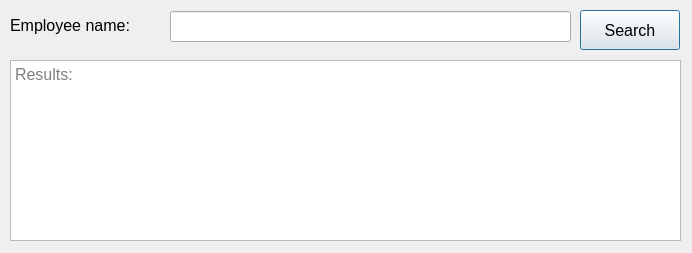
<?xml version="1.0" encoding="UTF-8"?>
<ui version="4.0">
 <class>MainWindow</class>
 <widget class="QMainWindow" name="MainWindow">
  <property name="geometry">
   <rect>
    <x>0</x>
    <y>0</y>
    <width>692</width>
    <height>253</height>
   </rect>
  </property>
  <property name="sizePolicy">
   <sizepolicy hsizetype="Minimum" vsizetype="Minimum">
    <horstretch>1</horstretch>
    <verstretch>1</verstretch>
   </sizepolicy>
  </property>
  <property name="minimumSize">
   <size>
    <width>692</width>
    <height>253</height>
   </size>
  </property>
  <property name="windowTitle">
   <string>Employee Search</string>
  </property>
  <property name="layoutDirection">
   <enum>Qt::RightToLeft</enum>
  </property>
  <widget class="QWidget" name="centralwidget">
   <widget class="QLabel" name="label">
    <property name="geometry">
     <rect>
      <x>10</x>
      <y>10</y>
      <width>161</width>
      <height>31</height>
     </rect>
    </property>
    <property name="font">
     <font>
      <pointsize>12</pointsize>
     </font>
    </property>
    <property name="text">
     <string>Employee name:</string>
    </property>
   </widget>
   <widget class="QLineEdit" name="editEmployeeName">
    <property name="geometry">
     <rect>
      <x>170</x>
      <y>11</y>
      <width>401</width>
      <height>31</height>
     </rect>
    </property>
    <property name="sizePolicy">
     <sizepolicy hsizetype="Expanding" vsizetype="Fixed">
      <horstretch>1</horstretch>
      <verstretch>1</verstretch>
     </sizepolicy>
    </property>
    <property name="minimumSize">
     <size>
      <width>401</width>
      <height>31</height>
     </size>
    </property>
    <property name="font">
     <font>
      <pointsize>12</pointsize>
     </font>
    </property>
    <property name="maxLength">
     <number>40</number>
    </property>
    <property name="frame">
     <bool>true</bool>
    </property>
    <property name="dragEnabled">
     <bool>true</bool>
    </property>
    <property name="clearButtonEnabled">
     <bool>true</bool>
    </property>
   </widget>
   <widget class="QPlainTextEdit" name="textResults">
    <property name="geometry">
     <rect>
      <x>10</x>
      <y>60</y>
      <width>671</width>
      <height>181</height>
     </rect>
    </property>
    <property name="sizePolicy">
     <sizepolicy hsizetype="Expanding" vsizetype="Expanding">
      <horstretch>1</horstretch>
      <verstretch>1</verstretch>
     </sizepolicy>
    </property>
    <property name="minimumSize">
     <size>
      <width>671</width>
      <height>181</height>
     </size>
    </property>
    <property name="font">
     <font>
      <pointsize>12</pointsize>
     </font>
    </property>
    <property name="focusPolicy">
     <enum>Qt::NoFocus</enum>
    </property>
    <property name="acceptDrops">
     <bool>false</bool>
    </property>
    <property name="readOnly">
     <bool>true</bool>
    </property>
    <property name="placeholderText">
     <string>Results:</string>
    </property>
   </widget>
   <widget class="QPushButton" name="btnSearch">
    <property name="geometry">
     <rect>
      <x>580</x>
      <y>10</y>
      <width>100</width>
      <height>40</height>
     </rect>
    </property>
    <property name="sizePolicy">
     <sizepolicy hsizetype="Expanding" vsizetype="Fixed">
      <horstretch>1</horstretch>
      <verstretch>0</verstretch>
     </sizepolicy>
    </property>
    <property name="minimumSize">
     <size>
      <width>100</width>
      <height>40</height>
     </size>
    </property>
    <property name="font">
     <font>
      <pointsize>12</pointsize>
     </font>
    </property>
    <property name="layoutDirection">
     <enum>Qt::RightToLeft</enum>
    </property>
    <property name="text">
     <string>Search</string>
    </property>
    <property name="autoDefault">
     <bool>true</bool>
    </property>
    <property name="default">
     <bool>true</bool>
    </property>
   </widget>
  </widget>
 </widget>
 <resources/>
 <connections/>
</ui>
